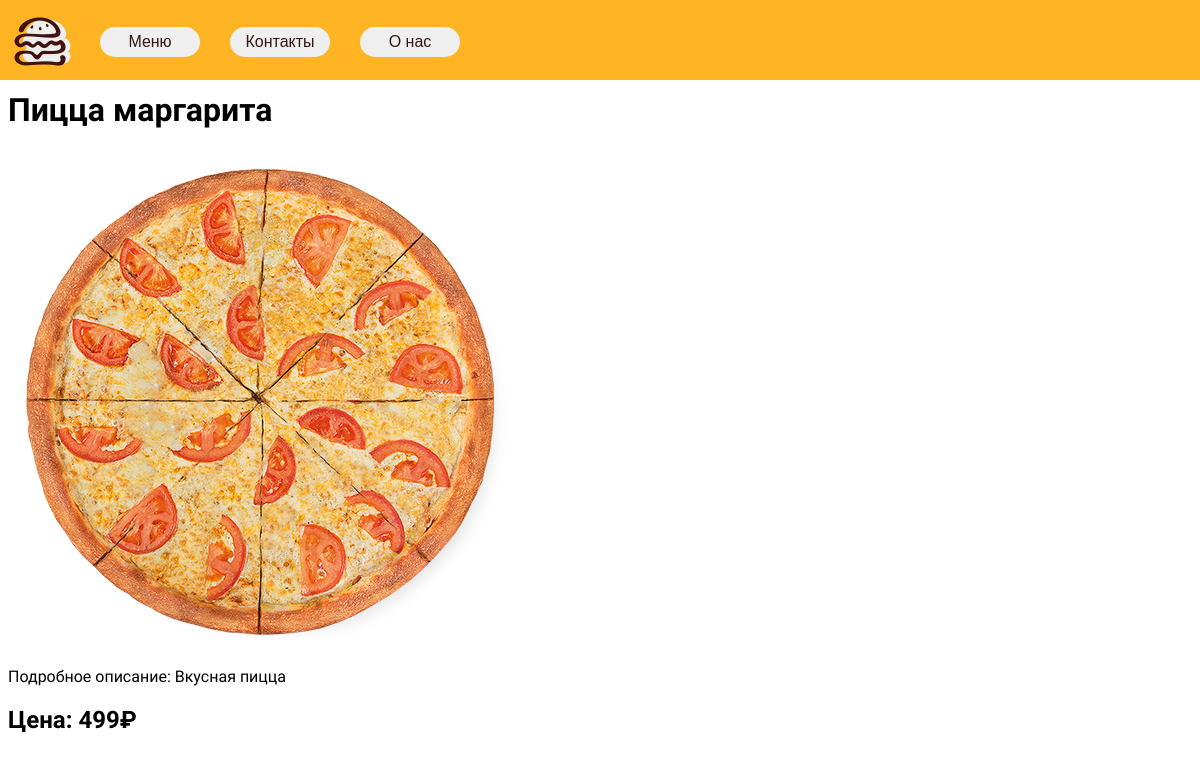
Screenshot of /foodcard=1 with the database file from the repository.
### main/models.py (models this page shows, shortened)
class FoodCard(models.Model):
    title = models.CharField(max_length=30)
    image = models.ImageField(upload_to="img/")
    display_sostav = models.BooleanField(default=True)
    sostav = models.CharField(max_length=100, default=None, blank=True)
    description = models.TextField(max_length=5000)
    price = models.IntegerField()
    category = models.ForeignKey('FoodCategory', on_delete=models.PROTECT, null=True)
    class Meta:
        verbose_name = 'Блюдо'
        verbose_name_plural = 'Блюда'

### main/views.py (the view)
# urls.py: path('foodcard=<int:pk>', views.FoodCardDetailView.as_view(), name="foodcard_detail"),
class FoodCardDetailView(DetailView):
    model = FoodCard
    context_object_name = 'foodcard'
    template_name = 'main/foodcard_detail.html'

### main/templates/main/foodcard_detail.html (shortened to what this page needs)
{% extends 'main/layout.html' %}
{% block content %}
    <h1>{{ foodcard.title }}</h1>
    <img src='{{ foodcard.image.url }}'>
    <p> Подробное описание: {{ foodcard.description }}</p>
    <h2>Цена: {{ foodcard.price }}₽</h2>
{% endblock %}

### main/static/main/css/main.css (style rules this page uses)
body { background-color: white; font-family: "SUSE", sans-serif; }

### rows the page displays
FoodCard: title "Пицца маргарита", image (picture), description "Вкусная пицца", price "499"
